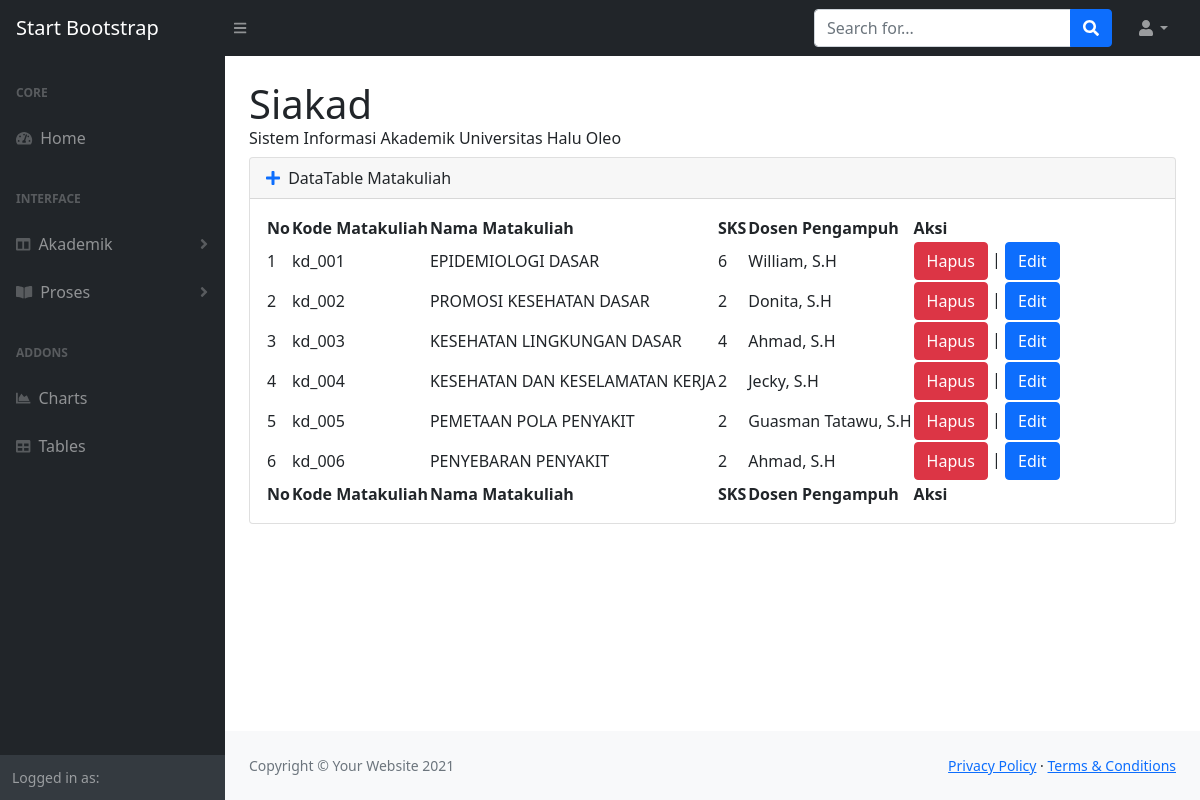
Screenshot of /index.php/matakuliah with the database file from the repository.
### tables this page shows
CREATE TABLE `matakuliah` (
  `kd_mk` varchar(100) NOT NULL,
  `nama_mk` varchar(220) NOT NULL,
  `sks` int(10) NOT NULL,
  `nip_dosen` varchar(20) NOT NULL
);

CREATE TABLE `dosen` (
  `nip` varchar(20) NOT NULL,
  `nama_dosen` varchar(225) NOT NULL,
  `alamat_dosen` varchar(225) NOT NULL,
  `no_telepon` varchar(100) NOT NULL,
  `foto` varchar(225) NOT NULL
);

### application/controllers/Matakuliah.php (called while the page is built, shortened)
<?php
class Matakuliah extends CI_Controller
{
    public function __construct()
    {
        $this->load->database();
        $this->load->model(['M_matakuliah', 'M_dosen']);
        $this->load->library('session');
    }
    public function index()
    {
        $data= array(
        'title' => "Home Siakad Mata Kuliah",
        'user' => $this->db->get_where('user', ['npm' => $this->session->userdata('npm')] )->row_array(),
        'matakuliah' => $this->M_matakuliah->tampilData()
        );
        $this->load->view('admin/templates/admin_header', $data);
        $this->load->view('admin/templates/admin_sidebar',$data);
        $this->load->view('admin/matakuliah', $data);
        $this->load->view('admin/templates/admin_footer');
    }
}

### index.php (called while the page is built, shortened)
<?php
require_once BASEPATH.'core/CodeIgniter.php';

### application/models/M_matakuliah.php (called while the page is built, shortened)
<?php
class M_matakuliah extends CI_Model
{
    public function tampilData()
    {
        $this->db->select('matakuliah.kd_mk, matakuliah.nama_mk, matakuliah.sks, dosen.nama_dosen');
        $this->db->from('matakuliah');
        $this->db->JOIN('dosen', 'dosen.nip=matakuliah.nip_dosen');
        $query = $this->db->get();
        return $query->result();
    }
}

### application/views/admin/matakuliah.php (the view)
<div id="layoutSidenav_content">
    <main>
        <div class="container-fluid px-4">
            <h1 class="mt-4">Siakad</h1>
            <p style="line-height: 5px">Sistem Informasi Akademik Universitas Halu Oleo</p>
            <div class="card mb-4">
                <div class="card-header">
                    <a href="<?= base_url('Matakuliah/tambah') ?>"><i class="fas fa-plus me-1"></i></a>
                    DataTable Matakuliah
                </div>
                <div class="card-body">
                    <table id="datatablesSimple">
                        <thead>
                            <tr>
                                <th>No</th>
                                <th>Kode Matakuliah</th>
                                <th>Nama Matakuliah</th>
                                <th>SKS</th>
                                <th>Dosen Pengampuh</th>
                                <th>Aksi</th>
                            </tr>
                        </thead>
                        <tfoot>
                            <tr>
                                <th>No</th>
                                <th>Kode Matakuliah</th>
                                <th>Nama Matakuliah</th>
                                <th>SKS</th>
                                <th>Dosen Pengampuh</th>
                                <th>Aksi</th>
                            </tr>
                        </tfoot>
                        <tbody>
                            <?php $nomor = 1;
                            foreach ($matakuliah as $row) : ?>
                                <tr>
                                    <td><?= $nomor ?></td>
                                    <td><?= $row->kd_mk; ?></td>
                                    <td><?= $row->nama_mk; ?></td>
                                    <td><?= $row->sks; ?></td>
                                    <td><?= $row->nama_dosen; ?></td>
                                    <td><a href="<?= base_url('Matakuliah/hapus/' . $row->kd_mk) ?>" class="btn btn-danger">Hapus</a> |
                                        <a href="<?= base_url('Matakuliah/edit/' . $row->kd_mk) ?>" class="btn btn-primary">Edit</a>
                                    </td>
                                </tr>
                            <?php $nomor++;
                            endforeach; ?>
                        </tbody>
                    </table>
                </div>
            </div>
        </div>
    </main>

### rows the page displays
matakuliah: kd_mk "kd_001", nama_mk "EPIDEMIOLOGI DASAR", sks "6", dosen.nama_dosen "William, S.H"
matakuliah: kd_mk "kd_002", nama_mk "PROMOSI KESEHATAN DASAR", sks "2", dosen.nama_dosen "Donita, S.H"
matakuliah: kd_mk "kd_003", nama_mk "KESEHATAN LINGKUNGAN DASAR", sks "4", dosen.nama_dosen "Ahmad, S.H"
matakuliah: kd_mk "kd_004", nama_mk "KESEHATAN DAN KESELAMATAN KERJA", sks "2", dosen.nama_dosen "Jecky, S.H"
matakuliah: kd_mk "kd_005", nama_mk "PEMETAAN POLA PENYAKIT", sks "2", dosen.nama_dosen "Guasman Tatawu, S.H"
matakuliah: kd_mk "kd_006", nama_mk "PENYEBARAN PENYAKIT", sks "2", dosen.nama_dosen "Ahmad, S.H"
